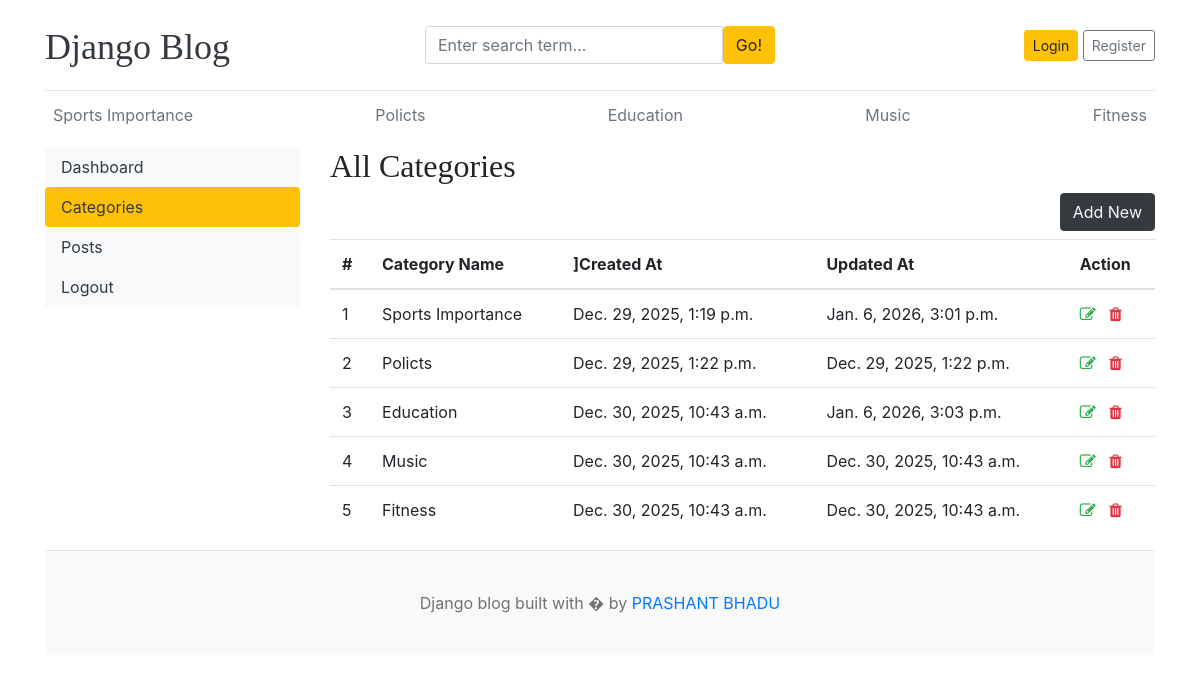
/dashboard/categories/, run on the app's committed database.
### blogs/models.py (models this page shows)
class Category(models.Model):
    category_name = models.CharField(max_length=50, unique=True)
    created_at = models.DateTimeField(auto_now_add=True)
    updated_at = models.DateTimeField(auto_now=True)
    class Meta:
        verbose_name_plural = 'categories'
    def __str__(self):
        return self.category_name

### dashboards/views.py (the view)
# urls.py: path('categories/', views.categories, name='categories'),
def categories(request):
    return render(request, 'dashboard/categories.html')

### blogs/context_processors.py (called while the page is built)
def get_categories(request):
    categories= Category.objects.all()
    return dict(categories=categories)

def get_social_links(request):
    social_links=SocialLink.objects.all()
    return dict(social_links=social_links)

### templates/dashboard/categories.html (shortened to what this page needs)
{% extends 'base.html' %}
{% block content %}
<div class="row">
     {% include 'dashboard/sidebar.html' %}
    <div class="col-md-9">
        <h2>All Categories</h2>
        <a href="{% url 'add_category' %}" class="btn btn-dark text-light float-right mb-2">Add New</a>
        <table class="table table-hover">
            <thead>
                <tr>
                    <th>#</th>
                    <th>Category Name</th>
                    <th>]Created At</th>
                    <th>Updated At</th>
                    <th>Action</th>
                </tr>
            </thead>
            <tbody>
            {% for cat in categories %}
                <tr>
                    <td>{{forloop.counter}}</td>
                    <td>{{ cat }}</td>
                    <td>{{ cat.created_at}}</td>
                    <td>{{cat.updated_at}}</td>
                    <td>
                        <a href="{% url 'edit_category' cat.id %}"><i class="fa fa-edit  text-success"></i></a>
                        <a href="{% url 'delete_category' cat.id %}"><i class="fa fa-trash text-danger"></i></a>
                    </td>
                </tr>
            {% endfor %}
            </tbody>
        </table>
    </div>
</div>
{% endblock %}

### templates/base.html (shortened to what this page needs)
{% load static %}
<!DOCTYPE html>
<html lang="en">
<head>
    <link href="https://getbootstrap.com/docs/4.0/dist/css/bootstrap.min.css" rel="stylesheet">
    <link href="{% static 'css/blog.css' %}" rel="stylesheet">
    <link rel="stylesheet" href="https://cdnjs.cloudflare.com/ajax/libs/font-awesome/4.7.0/css/font-awesome.min.css">
  </head>
<body>
    <div class="container">
      <header class="blog-header py-3">
        <div class="row flex-nowrap justify-content-between align-items-center">
          <div class="col-4 pt-1">
            <a class="blog-header-logo text-dark" href="/">Django Blog</a>
          </div>
          <div class="col-4">
            <form action="{% url 'search' %}" method="GET">
                <div class="input-group">
                        <input class="form-control" type="text" name="keyword" placeholder="Enter search term..." aria-label="Enter search term..." aria-describedby="button-search" />
                        <button type="submit" class="btn btn-warning" id="button-search" type="button">Go!</button>
                    </div>
            </form>
          </div>
          <div class="col-4 d-flex justify-content-end align-items-center">
            {% if not user.is_authenticated %}
            <a class="btn btn-sm btn-warning" href="{% url 'login' %}">Login</a> &nbsp;
            <a class="btn btn-sm btn-outline-secondary" href="{% url 'register' %}">Register</a>
            {% else %}
            <span><a href="{% url 'dashboard' %}">Dashboard</a> </span>
            &emsp;
            <span><a href="{% url 'logout' %}">Logout</a></span>
            {%endif%}
          </div>
        </div>
      </header>
      <div class="nav-scroller py-1 mb-2">
        <nav class="nav d-flex justify-content-between">
          {% for cat in categories %}
          <a class="p-2 text-muted" href="{% url 'posts_by_category' cat.id %}">{{cat.category_name}}</a>
          {% endfor %}
        </nav>
      </div>
 {% block content %}
 {% endblock %}
<footer class="blog-footer">
  <p>Django blog built with � by <a href="#">PRASHANT BHADU</a></p>
</footer>
</body>
</html>

### blog_main/static/css/blog.css (style rules this page uses)
.blog-header { border-bottom: 1px solid #e5e5e5; }
.blog-header-logo { font-family: "Playfair Display", Georgia, "Times New Roman", serif; font-size: 2.25rem; }
h1, h2, h3, h4, h5, h6 { font-family: "Playfair Display", Georgia, "Times New Roman", serif; }
.blog-footer { padding: 2.5rem 0; color: #727272; text-align: center; background-color: #f9f9f9; border-top: .05rem solid #e5e5e5; }
.blog-footer p:last-child { margin-bottom: 0; }

### data on the page
Category: category_name "Sports Importance", created_at "Dec. 29, 2025, 1:19 p.m.", updated_at "Jan. 6, 2026, 3:01 p.m."
Category: category_name "Policts", created_at "Dec. 29, 2025, 1:22 p.m.", updated_at "Dec. 29, 2025, 1:22 p.m."
Category: category_name "Education", created_at "Dec. 30, 2025, 10:43 a.m.", updated_at "Jan. 6, 2026, 3:03 p.m."
Category: category_name "Music", created_at "Dec. 30, 2025, 10:43 a.m.", updated_at "Dec. 30, 2025, 10:43 a.m."
Category: category_name "Fitness", created_at "Dec. 30, 2025, 10:43 a.m.", updated_at "Dec. 30, 2025, 10:43 a.m."
